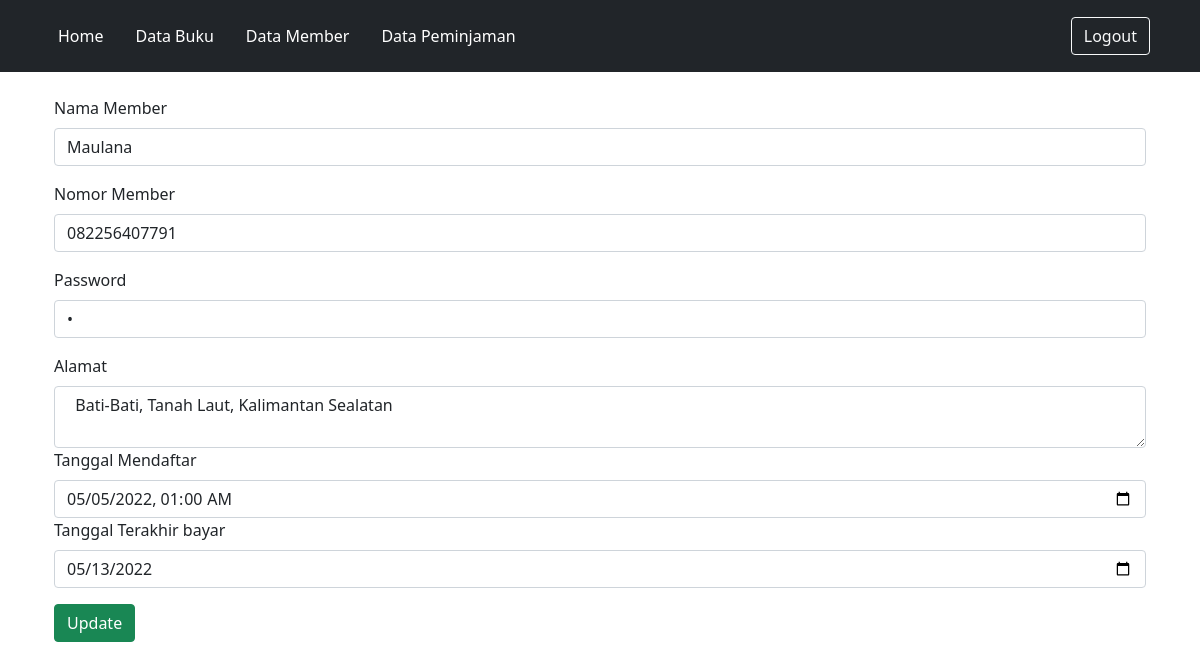
/FormMember.php?id_member=1 (signed in), run on the app's committed database.
### tables this page shows
CREATE TABLE `member` (
  `id_member` int(11) NOT NULL,
  `nama_member` varchar(250) NOT NULL,
  `nomor_member` varchar(15) NOT NULL,
  `password` varchar(60) NOT NULL,
  `alamat` text NOT NULL,
  `tgl_mendaftar` datetime NOT NULL,
  `tgl_terakhir_bayar` date NOT NULL
);

### Koneksi.php (called while the page is built, shortened)
<?php
function koneksi()
{
    try {
        $dbh = new PDO('mysql:host=localhost;dbname=perpustakaan', "root", "");
        $dbh->setAttribute( PDO::ATTR_ERRMODE, PDO::ERRMODE_EXCEPTION );
      }
      catch (PDOException $e) {
        print "Koneksi atau query bermasalah: " . $e->getMessage() . "<br/>";
        die();
      }
    return $dbh;
}
?>

### FormMember.php (the view, shortened to what this page needs)
<!DOCTYPE html>
<html lang="en">
<head>
    <link href="https://cdn.jsdelivr.net/npm/bootstrap@5.1.3/dist/css/bootstrap.min.css" rel="stylesheet">
</head>
<body>
    <?php
    require('./Model.php');
    if (isset($_GET['id_member'])) {
        editMember();
    }
    ?>
    <div class="container p-4">
        <div class="row">
            <form action="" method="post">
                <label for="nama_member" class="form-label">Nama Member</label>
                <input type="text" name="nama_member" id="nama_member" class="form-control mb-3" value="<?php if (isset($_GET['id_member']))  echo $result[0]["nama_member"] ?>" required>
                <label for="nomor_member" class="form-label">Nomor Member</label>
                <input type="text" name="nomor_member" id="nomor_member" class="form-control mb-3" value="<?php if (isset($_GET['id_member'])) echo $result[0]["nomor_member"] ?>" required>
                <label for="password" class="form-label">Password</label>
                <input type="password" name="password" id="password" class="form-control mb-3" value="<?php if (isset($_GET['id_member'])) echo $result[0]["password"] ?>" required>
                <label for="alamat" class="form-label">Alamat</label>
                <textarea name="alamat" id="alamat" class="form-control" required><?php if (isset($_GET['id_member'])) echo $result[0]["alamat"] ?> </textarea>
                <label for="tgl_mendaftar" class="form-label">Tanggal Mendaftar</label>
                <input type="datetime-local" name="tgl_mendaftar" id="tgl_mendaftar" class="form-control" value="<?php if (isset($_GET['id_member'])) echo date('Y-m-d\TH:i', strtotime($result[0]["tgl_mendaftar"])) ?>" required>
                <label for="tgl_terakhir_bayar" class="form-label">Tanggal Terakhir bayar</label>
                <input type="date" name="tgl_terakhir_bayar" id="tgl_terakhir_bayar" class="form-control" value="<?php if (isset($_GET['id_member'])) echo  $result[0]["tgl_terakhir_bayar"] ?>" required>
                <?php
                if (isset($_GET['id_member'])) {
                    echo "<button type=\"submit\" class=\"btn btn-success mt-3\" name=\"update\"> Update </button>";
                } else {
                    echo "<button type=\"submit\" class=\"btn btn-success mt-3\" name=\"tambah\"> Tambah </button>";
                }
                ?>
        </div>
    </div>
</body>
</html>

### data on the page
member: nama_member "Maulana", nomor_member "082256407791", alamat "Bati-Bati, Tanah Laut, Kalimantan Sealatan", tgl_mendaftar "05/05/2022 01:00", tgl_terakhir_bayar "05/13/2022"
